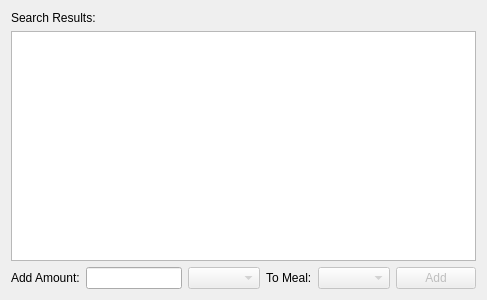
<?xml version="1.0" encoding="UTF-8"?>
<ui version="4.0">
 <class>SelectFoodControlUI</class>
 <widget class="QWidget" name="SelectFoodControlUI">
  <property name="geometry">
   <rect>
    <x>0</x>
    <y>0</y>
    <width>487</width>
    <height>300</height>
   </rect>
  </property>
  <property name="windowTitle">
   <string>SelectFoodControl</string>
  </property>
  <layout class="QVBoxLayout" name="verticalLayout">
   <item>
    <widget class="QLabel" name="lblFoodListTitle">
     <property name="text">
      <string>Search Results:</string>
     </property>
    </widget>
   </item>
   <item>
    <widget class="QListWidget" name="lstResults">
     <property name="sizePolicy">
      <sizepolicy hsizetype="Expanding" vsizetype="Expanding">
       <horstretch>0</horstretch>
       <verstretch>0</verstretch>
      </sizepolicy>
     </property>
    </widget>
   </item>
   <item>
    <layout class="QHBoxLayout" name="horizontalLayout">
     <item>
      <widget class="QLabel" name="label">
       <property name="text">
        <string>Add Amount:</string>
       </property>
      </widget>
     </item>
     <item>
      <widget class="QLineEdit" name="txtAmount"/>
     </item>
     <item>
      <widget class="QComboBox" name="cbUnit">
       <property name="enabled">
        <bool>false</bool>
       </property>
       <property name="sizePolicy">
        <sizepolicy hsizetype="Expanding" vsizetype="Fixed">
         <horstretch>0</horstretch>
         <verstretch>0</verstretch>
        </sizepolicy>
       </property>
      </widget>
     </item>
     <item>
      <widget class="QLabel" name="label_2">
       <property name="sizePolicy">
        <sizepolicy hsizetype="Minimum" vsizetype="Preferred">
         <horstretch>0</horstretch>
         <verstretch>0</verstretch>
        </sizepolicy>
       </property>
       <property name="text">
        <string>To Meal:</string>
       </property>
      </widget>
     </item>
     <item>
      <widget class="QComboBox" name="cbMeal">
       <property name="enabled">
        <bool>false</bool>
       </property>
      </widget>
     </item>
     <item>
      <widget class="QPushButton" name="btnAdd">
       <property name="enabled">
        <bool>false</bool>
       </property>
       <property name="text">
        <string>Add</string>
       </property>
      </widget>
     </item>
    </layout>
   </item>
  </layout>
 </widget>
 <layoutdefault spacing="6" margin="11"/>
 <resources/>
 <connections/>
</ui>
